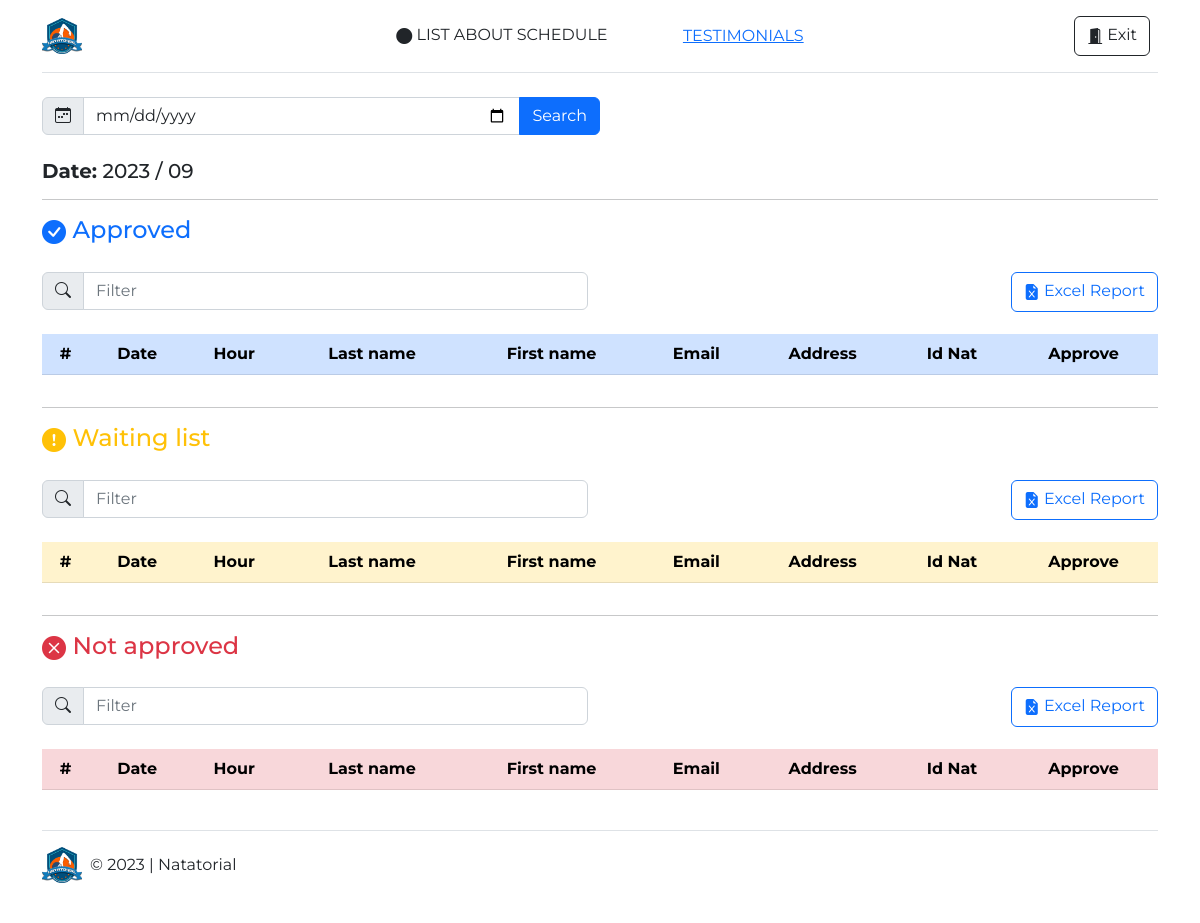
/admin/dashboard.php, run on an earlier commit of the app's database.
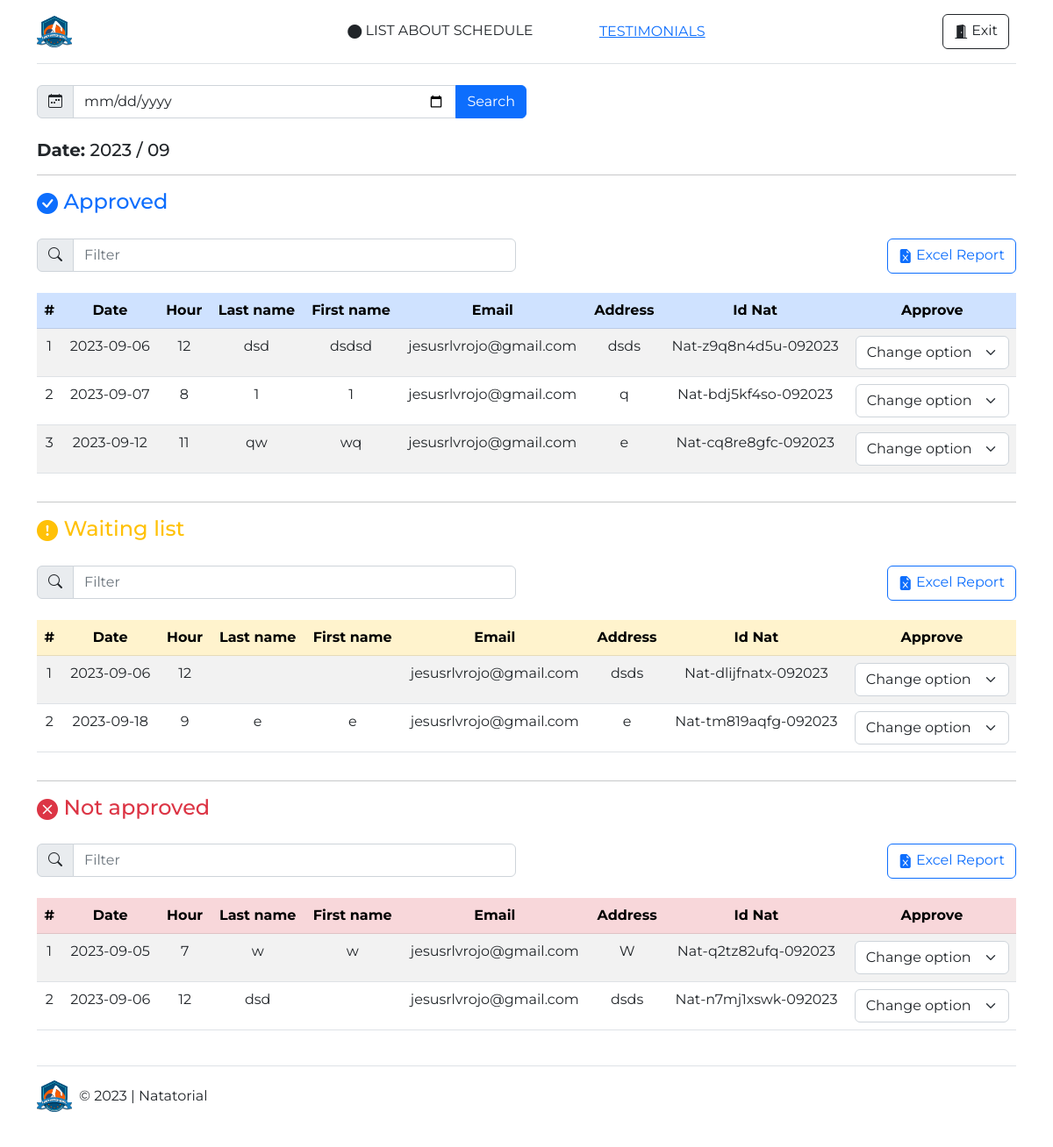
And on a later commit of the database.
### tables this page shows
CREATE TABLE `agenda` (
  `id` int(11) NOT NULL,
  `fecha_reserva` date NOT NULL,
  `hora` int(11) NOT NULL,
  `nivel` int(11) NOT NULL,
  `lugar` int(11) NOT NULL,
  `lugar_otro` varchar(100) DEFAULT NULL,
  `nombre` varchar(21) NOT NULL,
  `apellido` varchar(21) NOT NULL,
  `domicilio` varchar(50) NOT NULL,
  `email` varchar(30) NOT NULL,
  `tel1` varchar(30) NOT NULL,
  `tel2` int(11) NOT NULL,
  `nombre_tutor` varchar(50) NOT NULL,
  `tel_tutor` varchar(20) NOT NULL,
  `aprobar` int(11) DEFAULT NULL,
  `id_ext` varchar(30) NOT NULL
);

### admin/prcd/query.php (called while the page is built, shortened)
<?php
include('qc.php');
if(isset($_POST['fecha'])){
    $fechaBusqueda = $_POST['fecha'];
    $annio = substr($fechaBusqueda, 0, 4);
    $mes = substr($fechaBusqueda, 5, 2);
    $sqlBusqueda = "SELECT * FROM agenda WHERE YEAR(fecha_reserva) = $annio AND MONTH(fecha_reserva) = $mes AND aprobar = 1 ORDER BY fecha_reserva ASC, hora ASC";
    $sqlResultToday = $conn->query($sqlBusqueda);
    $sqlBusqueda2 = "SELECT * FROM agenda WHERE YEAR(fecha_reserva) = $annio AND MONTH(fecha_reserva) = $mes AND aprobar = 2 ORDER BY fecha_reserva ASC, hora ASC";
    $resultadoBusqueda = $conn->query($sqlBusqueda2);
    $sqlBusqueda2 = "SELECT * FROM agenda WHERE YEAR(fecha_reserva) = $annio AND MONTH(fecha_reserva) = $mes AND aprobar = 0 ORDER BY fecha_reserva ASC, hora ASC";
    $sqlResultToday2 = $conn->query($sqlBusqueda2);
}
else{
    $sqlToday = "SELECT * FROM agenda WHERE YEAR(fecha_reserva) = YEAR(CURRENT_DATE()) AND MONTH(fecha_reserva) = MONTH(CURRENT_DATE()) AND aprobar = 1 ORDER BY fecha_reserva ASC, hora";
    $sqlResultToday = $conn->query($sqlToday);
    $sqlToday3 = "SELECT * FROM agenda WHERE YEAR(fecha_reserva) = YEAR(CURRENT_DATE()) AND MONTH(fecha_reserva) = MONTH(CURRENT_DATE()) AND aprobar = 2 ORDER BY fecha_reserva ASC, hora";
    $resultadoBusqueda = $conn->query($sqlToday3);
    $sqlToday2 = "SELECT * FROM agenda WHERE YEAR(fecha_reserva) = YEAR(CURRENT_DATE()) AND MONTH(fecha_reserva) = MONTH(CURRENT_DATE()) AND aprobar = 0 ORDER BY fecha_reserva ASC, hora";
    $sqlResultToday2 = $conn->query($sqlToday2);
}
?>

### admin/dashboard.php (the view, shortened to what this page needs)
<!doctype html>
<html xmlns="http://www.w3.org/1999/xhtml" lang="en" xml:lang="en">
  <head>
    <link rel="stylesheet" href="https://cdn.jsdelivr.net/npm/bootstrap-icons@1.10.1/font/bootstrap-icons.css">
    <link href="../assets/dist/css/bootstrap.min.css" rel="stylesheet">
    <link href="../css/style.css" rel="stylesheet">
    <link href="../css/headers.css" rel="stylesheet">
    <body>
        <div class="container">
            <header class="d-flex flex-wrap align-items-center justify-content-center justify-content-md-between py-3 mb-4 border-bottom">
              <a href="../" class="d-flex align-items-center col-md-3 mb-2 mb-md-0 text-dark text-decoration-none">
                <img src="../img/natatorial_logo.png" width="40" alt="">
              </a>
              <ul class="nav col-12 col-md-auto mb-2 justify-content-center mb-md-0">
                <li><i class="bi bi-circle-fill"></i> LIST ABOUT SCHEDULE</li>
              </ul>
              <ul class="nav col-12 col-md-auto mb-2 justify-content-center mb-md-0">
                <li><a href="testimonials.php" class="icon-link icon-link-hover">TESTIMONIALS</a></li>
              </ul>
              <div class="col-md-3 text-end">
                <a href="prcd/sort.php" type="button" class="btn btn-outline-dark me-2"><i class="bi bi-door-open-fill"></i> Exit</a>
              </div>
            </header>
        </div>
<div class="container">
    <form action="dashboard.php" method="POST">
    <div class="input-group mb-4 w-50">
      <span class="input-group-text" id="basic-addon1"><i class="bi bi-calendar-week"></i></span>
      <input type="date" class="form-control" placeholder="Buscar por fecha" aria-label="Search for date" aria-describedby="basic-addon1" id="fecha" name="fecha" required>
      <button type="submit" class="btn btn-primary">Search</button>
    </div>
    </form>
    <?php
      if(isset($_POST['fecha'])){
        $date = $_POST['fecha'];
        $annio = substr($date, 0, 4);
        $mes = substr($date, 5, 2);
      }
      else{
        $date = strftime("%Y-%m-%d,%H:%M:%S");
        $annio = substr($date, 0, 4);
        $mes = substr($date, 5, 2);
      }
    ?>
    <h5><strong>Date:</strong> <?php echo $annio ?> / <?php echo $mes ?></h5>
    <hr>
    <h4 class="text-primary mt-3 mb-4"><i class="bi bi-check-circle-fill"></i> Approved</h4>
    <div class="row">
      <div class="col">
          <div class="input-group mb-4 w-100">
              <span class="input-group-text" id="basic-addon1"><i class="bi bi-search"></i></span>
              <input type="text" class="form-control" placeholder="Filter" aria-label="Filter" aria-describedby="basic-addon1" id="myInput1">
          </div>
      </div>
      <div class="col text-end">
        <a href="excel_inventario_fechas.php?fecha=<?php echo $fechaBusqueda ?>" class="btn btn-outline-primary"><i class="bi bi-file-earmark-excel-fill"></i>  Excel Report</a>
      </div>
    </div>
    <div class="table-responsive">
      <table class="table table-striped table-hover">
        <thead class="table-primary text-center">
          <tr>
            <th scope="col">#</th>
            <th scope="col">Date</th>
            <th scope="col">Hour</th>
            <th scope="col">Last name</th>
            <th scope="col">First name</th>
            <th scope="col">Email</th>
            <th scope="col">Address</th>
            <th scope="col">Id Nat</th>
            <th scope="col">Approve</th>
          </tr>
        </thead>
        <tbody id="myTable1">
          <?php
          include ('prcd/query.php');
          $x = 0;
           while($row_sqlInv = $sqlResultToday->fetch_assoc()){
            $x++;
            $idChange = $row_sqlInv['id'];
            echo'<tr>';
                echo'<td class="text-center">'.$x.'</td>';
                echo'<td class="text-center">'.$row_sqlInv['fecha_reserva'].'</td>';
                echo'<td class="text-center">'.$row_sqlInv['hora'].'</td>';
                echo'<td class="text-center">'.$row_sqlInv['apellido'].'</td>';
                echo'<td class="text-center">'.$row_sqlInv['nombre'].'</td>';
                echo'<td class="text-center">'.$row_sqlInv['email'].'</td>';
                echo'<td class="text-center">'.$row_sqlInv['domicilio'].'</td>';
                echo'<td class="text-center">'.$row_sqlInv['id_ext'].'</td>';
                echo'<td class="text-center"><select class="form-select" aria-label="Change option" onchange="change(this.value,'.$idChange.')">
                <option>Change option</option>
                <option value="0">Not approved</option>
                <option value="1">Approved</option>
                <option value="2">Waiting list</option>
              </select></td>';
            echo'</tr>';
          }
          ?>
        </tbody>
      </table>
    </div>
    <hr>
    <h4 class="text-warning mt-3 mb-4"><i class="bi bi-exclamation-circle-fill"></i> Waiting list</h4>
    <div class="row">
      <div class="col">
          <div class="input-group mb-4 w-100">
              <span class="input-group-text" id="basic-addon1"><i class="bi bi-search"></i></span>
              <input type="text" class="form-control" placeholder="Filter" aria-label="Filter" aria-describedby="basic-addon1" id="myInput2">
          </div>
      </div>
      <div class="col text-end">
        <a href="excel_inventario_fechas.php?fecha=<?php echo $fechaBusqueda ?>" class="btn btn-outline-primary"><i class="bi bi-file-earmark-excel-fill"></i>  Excel Report</a>
      </div>
    </div>
    <div class="table-responsive">
      <table class="table table-striped table-hover">
        <thead class="table-warning text-center">
          <tr>
            <th scope="col">#</th>
            <th scope="col">Date</th>
            <th scope="col">Hour</th>
            <th scope="col">Last name</th>
            <th scope="col">First name</th>
            <th scope="col">Email</th>
            <th scope="col">Address</th>
            <th scope="col">Id Nat</th>
            <th scope="col">Approve</th>
          </tr>
        </thead>
        <tbody id="myTable2">
          <?php
          include ('prcd/query.php');
          $x = 0;
           while($row_sqlInv3 = $resultadoBusqueda->fetch_assoc()){
            $x++;
            $idChange3 = $row_sqlInv3['id'];
            echo'<tr>';
                echo'<td class="text-center">'.$x.'</td>';
                echo'<td class="text-center">'.$row_sqlInv3['fecha_reserva'].'</td>';
                echo'<td class="text-center">'.$row_sqlInv3['hora'].'</td>';
                echo'<td class="text-center">'.$row_sqlInv3['apellido'].'</td>';
                echo'<td class="text-center">'.$row_sqlInv3['nombre'].'</td>';
                echo'<td class="text-center">'.$row_sqlInv3['email'].'</td>';
                echo'<td class="text-center">'.$row_sqlInv3['domicilio'].'</td>';
                echo'<td class="text-center">'.$row_sqlInv3['id_ext'].'</td>';
                echo'<td class="text-center"><select class="form-select" aria-label="Change option" onchange="change(this.value,'.$idChange3.')">
                <option>Change option</option>
                <option value="0">Not approved</option>
                <option value="1">Approved</option>
                <option value="2">Waiting list</option>
                </select></td>';
            echo'</tr>';
          }
          ?>
        </tbody>
      </table>
    </div>
    <hr>
    <h4 class="text-danger mt-3 mb-4"><i class="bi bi-x-circle-fill"></i> Not approved</h4>
    <div class="row">
      <div class="col">
          <div class="input-group mb-4 w-100">
              <span class="input-group-text" id="basic-addon1"><i class="bi bi-search"></i></span>
              <input type="text" class="form-control" placeholder="Filter" aria-label="Filter" aria-describedby="basic-addon1" id="myInput3">
          </div>
      </div>
      <div class="col text-end">
        <a href="excel_inventario_fechas.php?fecha=<?php echo $fechaBusqueda ?>" class="btn btn-outline-primary"><i class="bi bi-file-earmark-excel-fill"></i>  Excel Report</a>
      </div>
    </div>
    <div class="table-responsive">
      <table class="table table-striped table-hover">
        <thead class="table-danger text-center">
          <tr>
            <th scope="col">#</th>
            <th scope="col">Date</th>
            <th scope="col">Hour</th>
            <th scope="col">Last name</th>
            <th scope="col">First name</th>
            <th scope="col">Email</th>
            <th scope="col">Address</th>
            <th scope="col">Id Nat</th>
            <th scope="col">Approve</th>
          </tr>
        </thead>
        <tbody id="myTable3">
          <?php
          include ('prcd/query.php');
          $x = 0;
           while($row_sqlInv2 = $sqlResultToday2->fetch_assoc()){
            $x++;
            $idChange2 = $row_sqlInv2['id'];
            echo'<tr>';
                echo'<td class="text-center">'.$x.'</td>';
                echo'<td class="text-center">'.$row_sqlInv2['fecha_reserva'].'</td>';
                echo'<td class="text-center">'.$row_sqlInv2['hora'].'</td>';
                echo'<td class="text-center">'.$row_sqlInv2['apellido'].'</td>';
                echo'<td class="text-center">'.$row_sqlInv2['nombre'].'</td>';
                echo'<td class="text-center">'.$row_sqlInv2['email'].'</td>';
                echo'<td class="text-center">'.$row_sqlInv2['domicilio'].'</td>';
                echo'<td class="text-center">'.$row_sqlInv2['id_ext'].'</td>';
                echo'<td class="text-center"><select class="form-select" aria-label="Change option" onchange="change(this.value,'.$idChange2.')">
                <option>Change option</option>
                <option value="0">Not approved</option>
                <option value="1">Approved</option>
                <option value="2">Waiting list</option>
                </select></td>';
            echo'</tr>';
          }
          ?>
        </tbody>
      </table>
    </div>
  </div>
  <div class="container">
  <footer class="d-flex flex-wrap justify-content-between align-items-center py-3 my-4 border-top">
    <div class="col-md-4 d-flex align-items-center">
      <a href="/" class="mb-3 me-2 mb-md-0 text-body-secondary text-decoration-none lh-1">
        <img src="../img/natatorial_logo.png" width="40" alt="">
      </a>
      <span class="mb-3 mb-md-0 text-body-secondary">&copy; 2023 | Natatorial</span>
    </div>
  </footer>
</div>
</html>

### css/style.css (style rules this page uses)
body { font-family: 'Aboreto', cursive; font-family: 'Montserrat', sans-serif; }

### admin/dashboard.php (style rules this page uses)
.bi { vertical-align: -.125em; fill: currentColor; }

What changed in the data, as far as the page shows it:
added agenda: fecha_reserva "2023-09-06", hora "12", apellido "dsd", nombre "dsdsd", email "jesusrlvrojo@gmail.com", domicilio "dsds", id_ext "Nat-z9q8n4d5u-092023", id "Change option", shown under "Approved"
added agenda: fecha_reserva "2023-09-07", hora "8", apellido "1", nombre "1", email "jesusrlvrojo@gmail.com", domicilio "q", id_ext "Nat-bdj5kf4so-092023", id "Change option", shown under "Approved"
added agenda: fecha_reserva "2023-09-12", hora "11", apellido "qw", nombre "wq", email "jesusrlvrojo@gmail.com", domicilio "e", id_ext "Nat-cq8re8gfc-092023", id "Change option", shown under "Approved"
added agenda: fecha_reserva "2023-09-06", hora "12", email "jesusrlvrojo@gmail.com", domicilio "dsds", id_ext "Nat-dlijfnatx-092023", id "Change option", shown under "Waiting list"
added agenda: fecha_reserva "2023-09-18", hora "9", apellido "e", nombre "e", email "jesusrlvrojo@gmail.com", domicilio "e", id_ext "Nat-tm819aqfg-092023", id "Change option", shown under "Waiting list"
added agenda: fecha_reserva "2023-09-05", hora "7", apellido "w", nombre "w", email "jesusrlvrojo@gmail.com", domicilio "W", id_ext "Nat-q2tz82ufq-092023", id "Change option", shown under "Not approved"
added agenda: fecha_reserva "2023-09-06", hora "12", apellido "dsd", email "jesusrlvrojo@gmail.com", domicilio "dsds", id_ext "Nat-n7mj1xswk-092023", id "Change option", shown under "Not approved"
